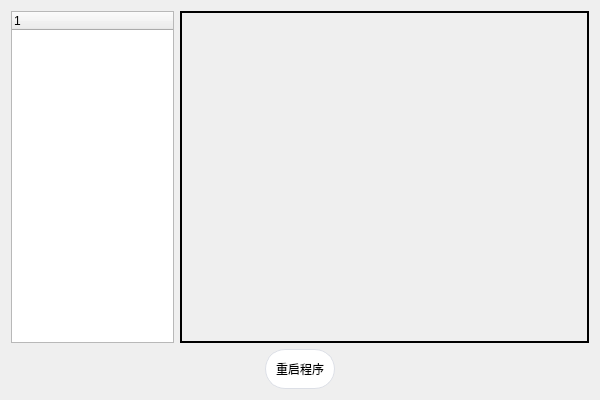
<?xml version="1.0" encoding="UTF-8"?>
<ui version="4.0">
 <class>Form</class>
 <widget class="QWidget" name="Form">
  <property name="geometry">
   <rect>
    <x>0</x>
    <y>0</y>
    <width>600</width>
    <height>400</height>
   </rect>
  </property>
  <property name="minimumSize">
   <size>
    <width>600</width>
    <height>400</height>
   </size>
  </property>
  <property name="maximumSize">
   <size>
    <width>2048</width>
    <height>1024</height>
   </size>
  </property>
  <property name="windowTitle">
   <string>Form</string>
  </property>
  <layout class="QVBoxLayout" name="verticalLayout" stretch="0,0">
   <item>
    <layout class="QHBoxLayout" name="horizontalLayout" stretch="2,5">
     <item>
      <widget class="QTreeWidget" name="treeWidget">
       <property name="styleSheet">
        <string notr="true">
 
QTreeView::item {
     padding: 10px solid;
}
</string>
       </property>
       <column>
        <property name="text">
         <string notr="true">1</string>
        </property>
       </column>
      </widget>
     </item>
     <item>
      <widget class="QStackedWidget" name="stackedWidget">
       <property name="frameShape">
        <enum>QFrame::WinPanel</enum>
       </property>
       <property name="currentIndex">
        <number>-1</number>
       </property>
      </widget>
     </item>
    </layout>
   </item>
   <item>
    <layout class="QHBoxLayout" name="horizontalLayout_2">
     <item>
      <spacer name="horizontalSpacer">
       <property name="orientation">
        <enum>Qt::Horizontal</enum>
       </property>
       <property name="sizeHint" stdset="0">
        <size>
         <width>40</width>
         <height>20</height>
        </size>
       </property>
      </spacer>
     </item>
     <item>
      <widget class="QPushButton" name="rebootButton">
       <property name="styleSheet">
        <string notr="true">QPushButton {
    background-color: #ffffff;
    border: 1px solid #dcdfe6;
    padding: 10px;
    border-radius: 20px;
}

QPushButton:hover {
    background-color: #ecf5ff;
    color: #409eff;
}
</string>
       </property>
       <property name="text">
        <string>重启程序</string>
       </property>
      </widget>
     </item>
     <item>
      <spacer name="horizontalSpacer_2">
       <property name="orientation">
        <enum>Qt::Horizontal</enum>
       </property>
       <property name="sizeHint" stdset="0">
        <size>
         <width>40</width>
         <height>20</height>
        </size>
       </property>
      </spacer>
     </item>
    </layout>
   </item>
  </layout>
 </widget>
 <resources/>
 <connections/>
</ui>
